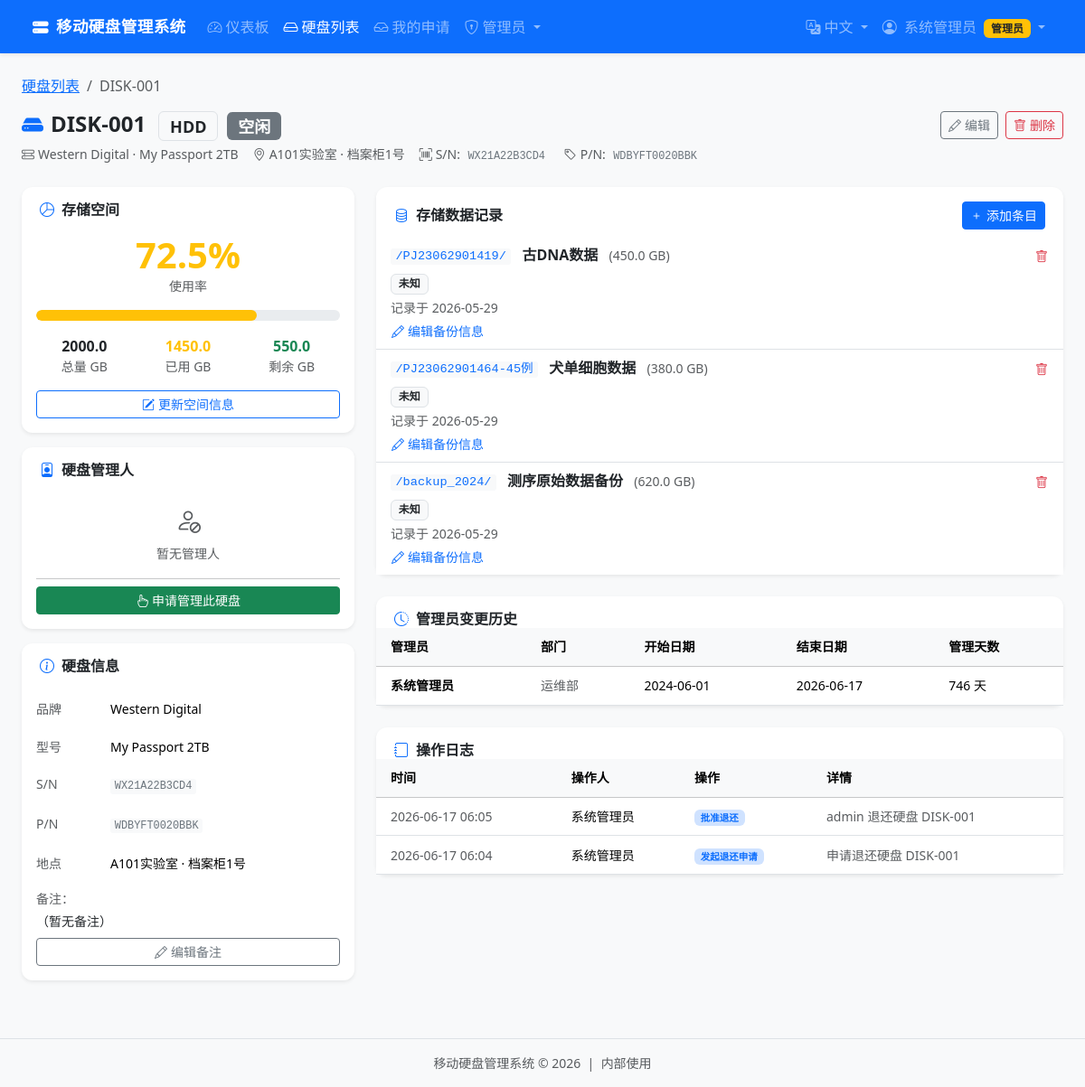
/disks/1 (signed in), run on an earlier commit of the app's database.
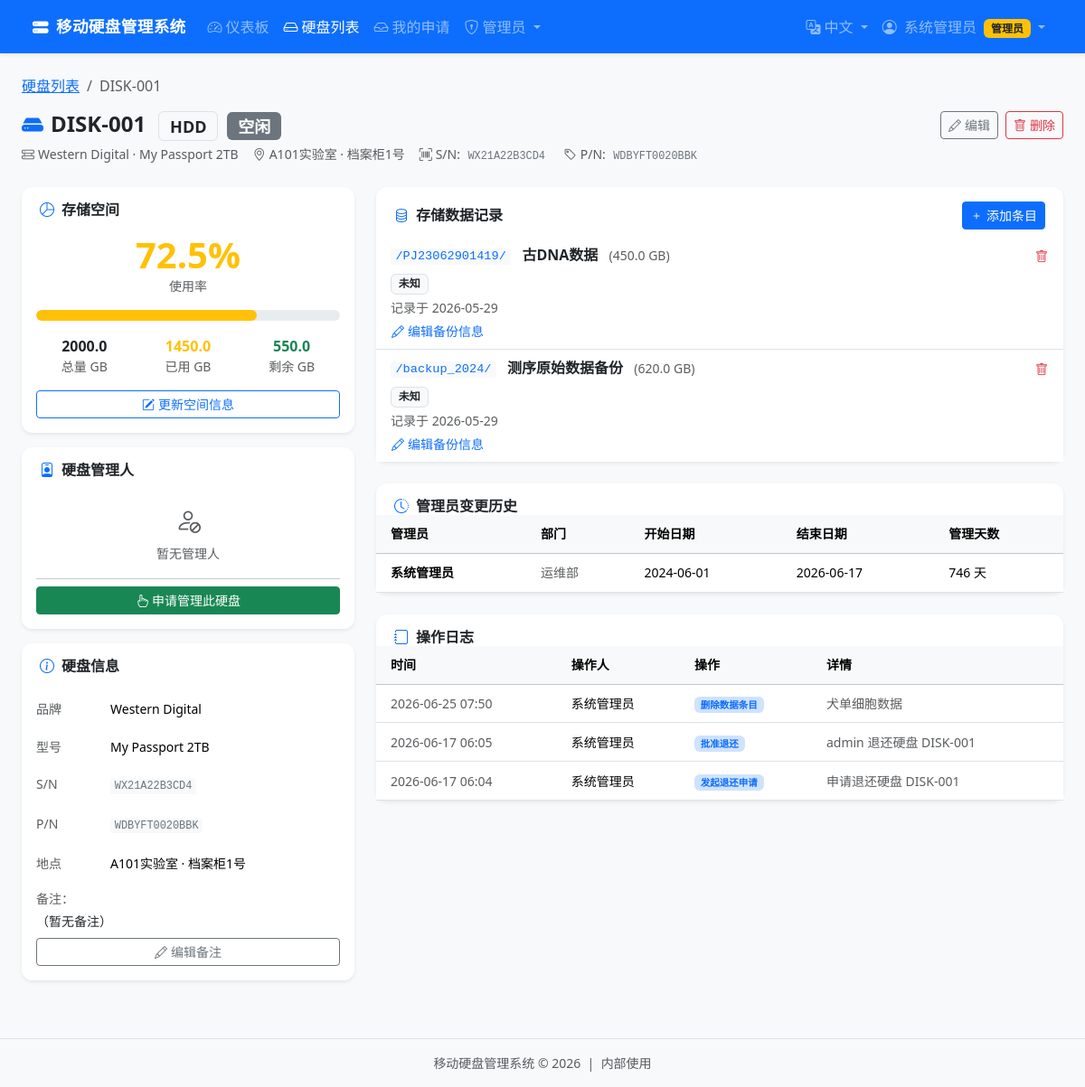
And on a later commit of the database.
### app.py (models this page shows, shortened)
class DataEntry(db.Model):
    __tablename__ = 'data_entries'
    id              = db.Column(db.Integer, primary_key=True)
    disk_id         = db.Column(db.Integer, db.ForeignKey('disks.id'), nullable=False)
    description     = db.Column(db.String(512), nullable=False)   # 数据描述
    data_path       = db.Column(db.String(512))                   # 路径
    size_gb         = db.Column(db.Float, default=0)              # 数据大小 GB
    importance      = db.Column(db.String(20), default='normal')  # critical/important/normal/temp
    backup_status   = db.Column(db.String(20), default='unknown') # backed_up/not_backed/unknown
    backup_location = db.Column(db.String(512))                    # 备份位置
    created_by      = db.Column(db.Integer, db.ForeignKey('users.id'))
    created_at      = db.Column(db.DateTime, default=datetime.utcnow)
    updated_at      = db.Column(db.DateTime, default=datetime.utcnow, onupdate=datetime.utcnow)

class ManagementHistory(db.Model):
    __tablename__ = 'management_history'
    id           = db.Column(db.Integer, primary_key=True)
    disk_id      = db.Column(db.Integer, db.ForeignKey('disks.id'), nullable=False)
    manager_id   = db.Column(db.Integer, db.ForeignKey('users.id'), nullable=True)
    start_date   = db.Column(db.Date)
    end_date     = db.Column(db.Date, nullable=True)
    note         = db.Column(db.String(512))
    manager      = db.relationship('User', foreign_keys=[manager_id])

class User(db.Model):
    __tablename__ = 'users'
    id            = db.Column(db.Integer, primary_key=True)
    username      = db.Column(db.String(80), unique=True, nullable=False)
    password_hash = db.Column(db.String(256), nullable=False)
    display_name  = db.Column(db.String(120))
    email         = db.Column(db.String(120))
    department    = db.Column(db.String(120))
    role          = db.Column(db.String(20), default='user')   # 'admin' or 'user'
    created_at    = db.Column(db.DateTime, default=datetime.utcnow)
    disks         = db.relationship('Disk', backref='manager', lazy=True,
                                    foreign_keys='Disk.manager_id')
    requests      = db.relationship('DiskRequest', backref='requester', lazy=True,
                                    foreign_keys='DiskRequest.user_id')

class AuditLog(db.Model):
    __tablename__ = 'audit_logs'
    id         = db.Column(db.Integer, primary_key=True)
    disk_id    = db.Column(db.Integer, db.ForeignKey('disks.id'), nullable=True)
    user_id    = db.Column(db.Integer, db.ForeignKey('users.id'), nullable=True)
    action     = db.Column(db.String(100))
    details    = db.Column(db.Text)
    created_at = db.Column(db.DateTime, default=datetime.utcnow)
    user       = db.relationship('User', foreign_keys=[user_id])

### app.py (the view)
@app.route('/disks/<int:disk_id>')
@login_required
def disk_detail(disk_id):
    disk = Disk.query.get_or_404(disk_id)
    pending_my_req = DiskRequest.query.filter_by(
        disk_id=disk_id, user_id=session['user_id'], status='pending', request_type='manage'
    ).first()
    pending_return_req = DiskRequest.query.filter_by(
        disk_id=disk_id, user_id=session['user_id'], status='pending', request_type='return'
    ).first()
    return render_template('disk_detail.html', disk=disk,
                           pending_my_req=pending_my_req,
                           pending_return_req=pending_return_req)

### app.py (called while the page is built)
def login_required(f):
    @wraps(f)
    def decorated(*args, **kwargs):
        if 'user_id' not in session:
            flash(_('flash.login_required'), 'warning')
            return redirect(url_for('login'))
        return f(*args, **kwargs)
    return decorated

def current_user():
    if 'user_id' in session:
        return User.query.get(session['user_id'])
    return None

def pending_count():
    return DiskRequest.query.filter_by(status='pending').count()

@app.context_processor
def inject_i18n():
    return {
        'lang': get_locale(),
        'IMPORTANCE_LABELS': importance_labels(),
        'BACKUP_LABELS': backup_labels(),
    }

@app.context_processor
def inject_now():
    return {'now': datetime.utcnow()}

    @property
    def free_space_gb(self):
        return max(0, self.total_space_gb - self.used_space_gb)

    @property
    def usage_percent(self):
        if self.total_space_gb <= 0:
            return 0
        return min(100, round(self.used_space_gb / self.total_space_gb * 100, 1))

### i18n.py (called while the page is built)
def get_locale():
    lang = session.get('lang', DEFAULT_LANGUAGE)
    return lang if lang in SUPPORTED_LANGUAGES else DEFAULT_LANGUAGE

### templates/disk_detail.html (shortened to what the changed rows need)
{% extends 'base.html' %}
{% block content %}
{% set me = current_user() %}
{% set is_manager = (disk.manager_id == me.id) %}
{% set is_admin = (me.role == 'admin') %}
{% set can_edit = is_manager or is_admin %}
<div class="row g-4">
  <div class="col-lg-8">
    <div class="card border-0 shadow-sm mb-4">
      <div class="card-body p-0">
        {% if disk.data_entries %}
        <ul class="list-group list-group-flush">
          {% for entry in disk.data_entries %}
          <li class="list-group-item px-3 py-2">
            <div class="d-flex justify-content-between align-items-start">
              <div class="flex-grow-1">
                {% if entry.data_path %}
                <code class="text-primary me-2">{{ entry.data_path }}</code>
                {% endif %}
                <span class="fw-semibold">{{ entry.description }}</span>
                {% if entry.size_gb %}
                <span class="text-muted small ms-2">({{ "%.1f" | format(entry.size_gb) }} GB)</span>
                {% endif %}
                <div class="mt-2 d-flex flex-wrap align-items-center gap-2">
                  {% set bs = entry.backup_status %}
                  <span class="badge
                    {{ 'bg-success' if bs=='backed_up' else 'bg-danger' if bs=='not_backed' else 'bg-light text-dark border' }}">
                    {{ BACKUP_LABELS.get(bs, bs) }}
                  </span>
                </div>
                <div class="small text-muted mt-1">
                  {{ _('page.disk_detail.recorded_at', date=entry.created_at.strftime('%Y-%m-%d')) }}
                </div>
                {% if can_edit %}
                <button class="btn btn-link btn-sm p-0 mt-1 text-decoration-none"
                        data-bs-toggle="collapse" data-bs-target="#editBackup{{ entry.id }}">
                  <i class="bi bi-pencil me-1"></i>{{ _('page.disk_detail.edit_backup') }}
                </button>
                {% endif %}
              </div>
              {% if can_edit %}
              <form method="POST" action="{{ url_for('delete_data_entry', entry_id=entry.id) }}"
                    onsubmit="return confirm('{{ _('page.disk_detail.confirm_delete_entry') }}')">
                <button type="submit" class="btn btn-link btn-sm text-danger p-0 ms-2">
                  <i class="bi bi-trash"></i>
                </button>
              </form>
              {% endif %}
            </div>
          </li>
          {% endfor %}
        </ul>
        {% else %}
        <div class="text-center text-muted py-4">
          <i class="bi bi-database-slash fs-3 d-block mb-2"></i>
          <small>{{ _('page.disk_detail.no_data_records') }}{% if can_edit %}{{ _('page.disk_detail.no_data_records_hint') }}{% endif %}</small>
        </div>
        {% endif %}
      </div>
    </div>
    {% if disk.history %}
    <div class="card border-0 shadow-sm mb-4">
      <div class="card-body p-0">
        <div class="table-responsive">
          <table class="table table-hover mb-0 small">
            <thead class="table-light">
              <tr>
                <th class="ps-3">{{ _('page.disk_detail.mgmt_history.manager') }}</th>
                <th>{{ _('common.department') }}</th>
                <th>{{ _('page.disk_detail.mgmt_history.start') }}</th>
                <th>{{ _('page.disk_detail.mgmt_history.end') }}</th>
                <th>{{ _('page.disk_detail.mgmt_history.days') }}</th>
              </tr>
            </thead>
            <tbody>
              {% for h in disk.history | sort(attribute='start_date', reverse=True) %}
              <tr>
                <td class="ps-3 fw-semibold">
                  {{ h.manager.display_name if h.manager else _('common.unknown') }}
                </td>
                <td class="text-muted">{{ h.manager.department if h.manager else '' }}</td>
                <td>{{ format_date(h.start_date) if h.start_date else _('common.none') }}</td>
                <td>{{ format_date(h.end_date) if h.end_date else _('common.present') }}</td>
                <td>
                  {% if h.start_date %}
                    {% set end = h.end_date or now.date() %}
                    {{ (end - h.start_date).days }} {{ _('common.days') }}
                  {% endif %}
                </td>
              </tr>
              {% endfor %}
            </tbody>
          </table>
        </div>
      </div>
    </div>
    {% endif %}
    {% if disk.audit_logs %}
    <div class="card border-0 shadow-sm">
      <div class="card-body p-0">
        <div class="table-responsive">
          <table class="table table-hover mb-0 small">
            <thead class="table-light">
              <tr>
                <th class="ps-3">{{ _('common.time') }}</th>
                <th>{{ _('common.user') }}</th>
                <th>{{ _('common.action') }}</th>
                <th>{{ _('common.details') }}</th>
              </tr>
            </thead>
            <tbody>
              {% for log in disk.audit_logs | sort(attribute='created_at', reverse=True) | list %}
              <tr>
                <td class="ps-3 text-muted">{{ format_datetime(log.created_at) }}</td>
                <td>{{ log.user.display_name if log.user else _('common.system') }}</td>
                <td><span class="badge bg-primary-subtle text-primary">{{ translate_action(log.action) }}</span></td>
                <td class="text-muted">{{ translate_audit_details(log.action, log.details) or '' }}</td>
              </tr>
              {% endfor %}
            </tbody>
          </table>
        </div>
      </div>
    </div>
    {% endif %}
  </div>
</div>
{% endblock %}

What changed in the data, as far as the page shows it:
removed DataEntry: data_path "/PJ23062901464-45例", description "犬单细胞数据", size_gb "380.0", get "未知"
added AuditLog: created_at "2026-06-25 07:50", user "系统管理员"
